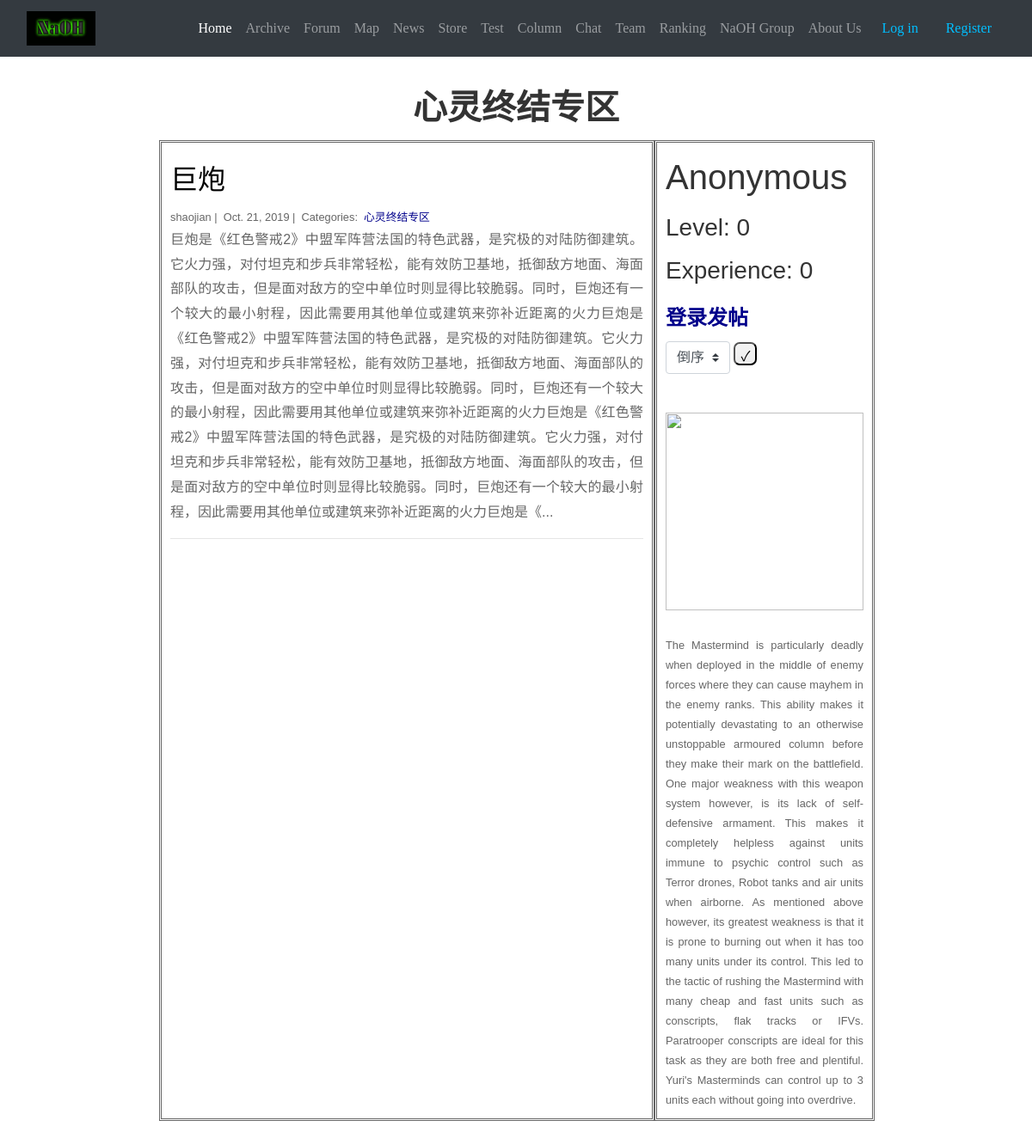
/blog/心灵终结专区/, run on the app's committed database.
### blog/models.py (models this page shows)
class Category(models.Model):
    name = models.CharField(max_length=20)

class Post(models.Model):
    title = models.CharField(max_length=255)
    author = models.CharField(max_length=100)
    body = models.TextField()
    created_on = models.DateTimeField(auto_now_add=True)
    last_modified = models.DateTimeField(auto_now=True)
    categories = models.ManyToManyField('Category', related_name='posts')

### blog/views.py (the view)
# urls.py: path("<category>/", views.blog_category, name="blog_category"),
def blog_category(request, category):
    posts = Post.objects.filter(
        categories__name__contains=category
    ).order_by(
        '-created_on'
    )
    language = select_language(request)
    order = 'reverseorder'
    if request.method == 'POST':
        order = request.POST['selection']
    if order == 'inorder':
        posts = posts[::-1]
    level = 0
    experience = 0
    name = 'None'
    if request.user.is_authenticated:
        try:
            current_user = Personal_info.objects.get(name=request.user.username)
        except:
            current_user = None
        if current_user == None:
            current_user = Personal_info(
                name = request.user.username,
                level = 0,
                experience = 0
            )
            current_user.save()
        level = current_user.level
        experience = current_user.experience
        name = request.user.username
    else:
        name = 'Anonymous'
        level = 0
        experience = 0
    context = {
        "category": category,
        "posts": posts,
        "language": language,
        "order": order,
        "name": name,
        "level": level,
        "experience": experience
    }
    return render(request, "blog_category.html", context)

### blog/views.py (called while the page is built)
def select_language(request):
    language = 'English'
    if request.user.is_authenticated:
        if request.session.get(request.user.username, None) == None:
            request.session[request.user.username] = 'Chinese'
        language = request.session[request.user.username]
    return language

### cart/context_processors.py (called while the page is built)
def select_language(request):
    language = 'English'
    if request.user.is_authenticated:
        if request.session.get(request.user.username, None) == None:
            request.session[request.user.username] = 'Chinese'
        language = request.session[request.user.username]
    return language

def cart(request):
	return {'cart': Cart(request), 'language': select_language(request)}

### blog/templates/blog_category.html (shortened to what this page needs)
{% extends "base.html" %}
{% block page_content %}
{% load static %}
<body>
<div style="width:860px; margin:0 auto;">
    <div>
      <br>
      <h1 style="font-weight: bold;" align="center">{{ category | title }}</h1>
    </div>
    <div class="container">
        <div class="box">
            <div class="box-row">
                <div class="box-cell box1" style="width: 550px;">
                    <div style="width: 550px;">
                    {% for post in posts %}
                        <h2><a style="color: black;" href="{% url 'blog_detail' post.pk%}">{{ post.title }}</a></h2>
                        <small>
                            {{ post.author }} |&nbsp;
                            {{ post.created_on.date }} |&nbsp;
                            Categories:&nbsp;
                            {% for category in post.categories.all %}
                            <a style="color: #00008B;" href="{% url 'blog_category' category.name %}">
                                {{ category.name }}
                            </a>&nbsp;
                            {% endfor %}
                        </small>
                        <p>{{ post.body | slice:":400" }}...</p>
                        <hr>
                    {% endfor %}
                  </div>
                </div>
                <div class="box-cell box2" style="width: 250px;">
                  <h1>{{name}}</h1>
                  <h3>Level: {{level}}</h3>
                  <h3>Experience: {{experience}}</h3>
                  {% if user.is_authenticated %}
                      <a style="color: #00008B;" class="navbar-brand" href="{% url 'create_blog' category%}">新建帖子</a>
                  {% else %}
                      <a style="color: #00008B;" class="navbar-brand" href="{% url 'login' %}">登录发帖</a>
                  {% endif %}
                  <br>
                  {% if order == "inorder" %}
                      <form action="" method="post">
                      {% csrf_token %}
                      <select class="custom-select" name="selection">
                        <option value="inorder">正序</option>
                        <option value="reverseorder">倒序</option>
                      </select>
                      <input type="submit" value="&check;">
                      </form>
                  {% else %}
                      <form action="" method="post">
                      <select class="custom-select" name="selection">
                        <option value="reverseorder">倒序</option>
                      </select>
                      <input type="submit" value="&check;">
                      </form>
                  {% endif %}
                  <br>
                  {% if user.is_authenticated %}
                      <img src="{% static "img/signedin.png" %}" style="width: 230px;">
                      <br><br>
                      <small align="justify">The Battle Fortress was known for its ability to dominate an area by providing mobile heavy fire support, using the immense firepower of the infantry garrisoned within. GIs and Guardian GIs were able to fire their heavier weapons (M60 machine gun and Javelin missile launcher, respectively) while inside the Battle Fortress. The strength of multiple Guardian GIs, combined with the ability of the Battle Fortress to fire on the move, meant that the Battle Fortress could used as a heavy anti-tank and anti-aircraft weapon. A single garrisoned Tanya, Boris or Navy SEAL could eliminate all infantry threats to the Battle Fortress. Garrisoned Snipers or Yuri Viruses could also eliminate them from a significant distance.</small>
                  {% else %}
                      <img src="{% static "img/unsignedin.png" %}" style="width:230px;">
                      <br><br>
                      <small align="justify">The Mastermind is particularly deadly when deployed in the middle of enemy forces where they can cause mayhem in the enemy ranks. This ability makes it potentially devastating to an otherwise unstoppable armoured column before they make their mark on the battlefield. One major weakness with this weapon system however, is its lack of self-defensive armament. This makes it completely helpless against units immune to psychic control such as Terror drones, Robot tanks and air units when airborne. As mentioned above however, its greatest weakness is that it is prone to burning out when it has too many units under its control. This led to the tactic of rushing the Mastermind with many cheap and fast units such as conscripts, flak tracks or IFVs. Paratrooper conscripts are ideal for this task as they are both free and plentiful. Yuri's Masterminds can control up to 3 units each without going into overdrive. </small>
                  {% endif %}
                </div>
            </div>
        </div>
    </div>
    <br>
</div>
</body>
{% endblock %}

### NaOH_camp/templates/base.html (style rules this page uses)
a { font-family: 'Libre Baskerville', serif; }

### blog/templates/blog_category.html (style rules this page uses)
.custom-select { width: 75px; height: 38px; font-family: Arial; }
input[type=submit] { border-radius: 7px; border: 2; width: 27px; height: 27px; margin-right: 50px; font-family: Tahoma; background: #f4f4f4; background: -moz-linear-gradient(top, #f4f4f4 1%, #ededed 100%); background: -webkit-gradient(linear, left top, left bottom, color-stop(1%, #f4f4f4), color-stop(100%, #ededed)); background: -webkit-linear-gradient(top, #f4f4f4 1%, #ededed 100%); background: -o-linear-gradient(top, #f4f4f4 1%, #ededed 100%); background: -ms-linear-gradient(top, #f4f4f4 1%, #ededed 100%); background: linear-gradient(to bottom, #f4f4f4 1%, #ededed 100%); filter: progid:DXImageTransform.Microsoft.gradient(startColorstr='#f4f4f4', endColorstr='#ededed', GradientType=0); }
.container .box { width:800px; display:table; }
.container .box .box-row { display:table-row; }
.container .box .box-cell { display:table-cell; padding:10px; border-style: double; }
.container .box .box-cell.box1 { background:lightgrey; background:lightyellow; text-align:justify; background-color: white; }
.container .box .box-cell.box2 { background:white; text-align:justify }

### data on the page
Category: name "心灵终结专区"
Post: title "巨炮", author "shaojian", created_on "Oct. 21, 2019", body "巨炮是《红色警戒2》中盟军阵营法国的特色武器，是究极的对陆防御建筑。它火力强，对付坦克和步兵非常轻松，能有效防卫基地，抵御敌方地面、海面部队的攻击，但是面对敌方的空中单位时则显得比较脆弱。同时，巨炮还有一个较大的最小射程，因此需要用其他单位或建筑来弥补近距离的火力巨炮是《红色警戒2》中盟军阵营法国的特色武器，是究极的对陆防御建筑。它火力强，对付坦克和步兵非常轻松，能有效防卫基地，抵御敌方地面、海面部队的攻击，但是面对敌方的空中单位时则显得比较脆弱。同时，巨炮还有一个较大的最小射程，因此需要用其他单位或建筑来弥补近距离的火力巨炮是《红色警戒2》中盟军阵营法国的特色武器，是究极的对陆防御建筑。它火力强，对付坦克和步兵非常轻松，能有效防卫基地，抵御敌方地面、海面部队的攻击，但是面对敌方的空中单位时则显得比较脆弱。同时，巨炮还有一个较大的最小射程，因此需要用其他单位或建筑来弥补近距离的火力巨炮是《"

### other printed values
{{ name }} "Anonymous"
{{ level }} "0"
{{ experience }} "0"
